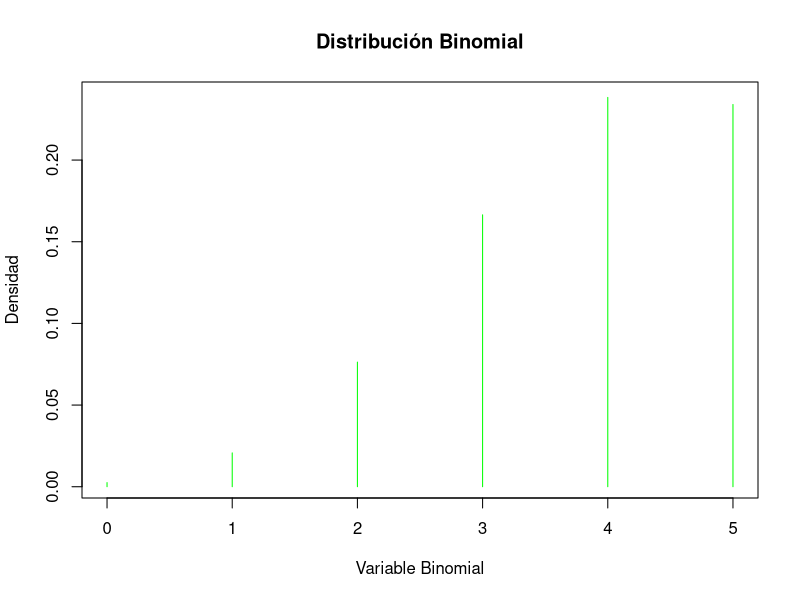
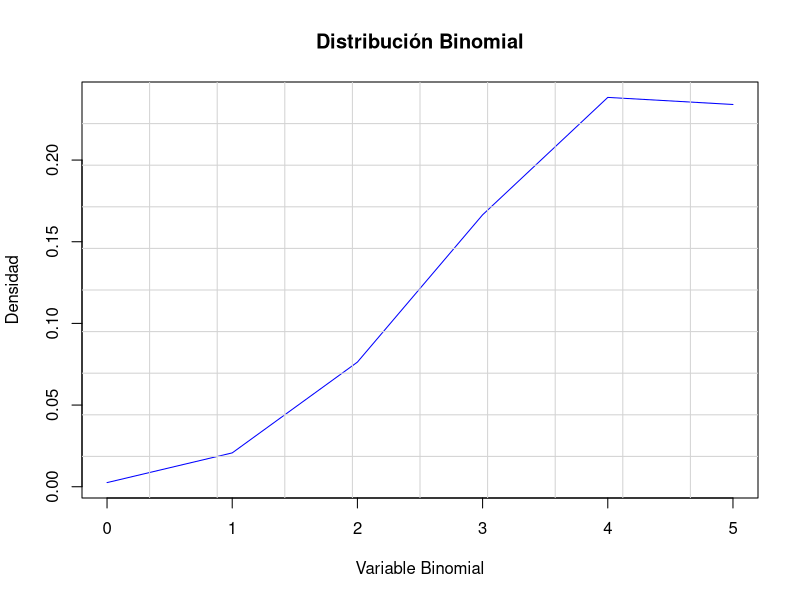

Source code (R) for these figures, in order:
## ---- chunk 1

#Apartado a)
p=0.45 #probabilidad de los consumidores de 
# tranquilizantes en Las palmas
q=1-p # 1 menos la probabilidad de p
n=10 # Consumidores entrevistados
x=4 # el numero de consumidores exactos que consumen 
#tranquilizantes por problemas psicologicos
a=dbinom(x,n,p)
a

## ---- chunk 2
#apartado b)
x2=5 # almenos 6 empezaron a consumir 
#tranquilizantes es decir de 5 minimo 
y=1-pbinom(x2,n,p)
#•Otra forma de hacerlo 
y
h=dbinom(0:5,10,0.45)
h_igual_a_y=1-sum(h)
h

## ---- chunk 3
#distribucion de la probabilidad 
# subyascente apartado c)

#esperanza matematica
E=n*p
E
# Sabemos que de media por lo menos 4 personas
# de los consumidores  son por problemas psicologicos 
#varianza
v=n*p*q
v
#deviacion tipica 
Dt=sqrt(v)
Dt
# Tenemos una desviacion tipica pequeña lo cual 
#nos dice que la dispersion se encuentra cerca 
# de la media no se encuentran los datos muy alejados entre si .

## ---- chunk 4
# apartado d
t=0:5
plot(t,h,xlab= "Variable Binomial", ylab= "Densidad", main = "Distribución Binomial", type = "h", col= "green")
plot(t,h,pch=16,col="blue",type="l", ylab= "Densidad", main = "Distribución Binomial",xlab= "Variable Binomial")
grid(10,10,lty=1)

